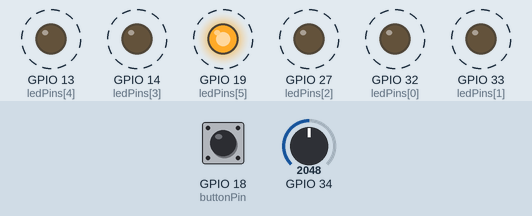
Bench run of a sketch on a simulated ESP32. On the bench: output pins drawn as LEDs (lit = HIGH). Dashed ring = blinking. Inputs (shaded band) come from the test bench; at power-on: GPIO 34 = 2048, GPIO 18 (buttonPin) HIGH.

Above: at 1.2 s.
1.3 s: GPIO 34 set to 1228
At 1.57 s:
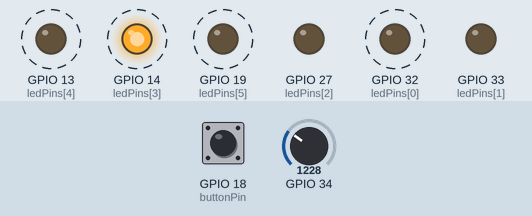
4.3 s: GPIO 18 (buttonPin) pulled LOW for 3.2 s
10.5 s: GPIO 34 set to 4095
At 10.57 s:
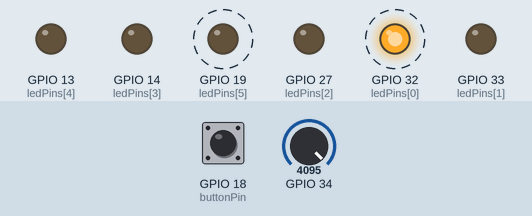
13.5 s: GPIO 34 set to 3603
At 14.02 s:
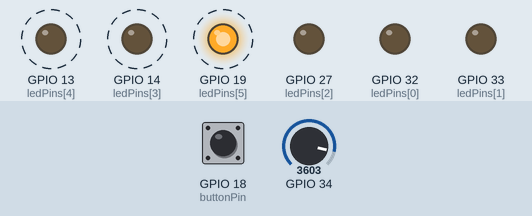
16.5 s: GPIO 34 set to 2866
Timing chart, 0 to 20.5 s (numbered marks = the images above; inputs shaded):
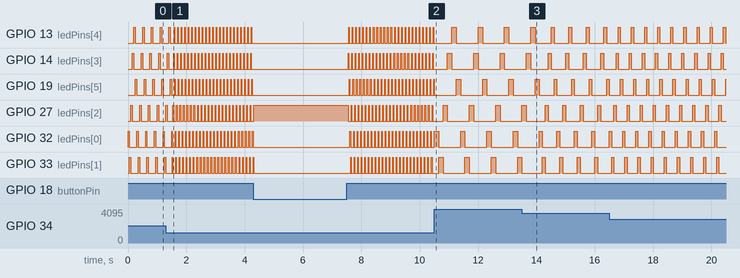

Measured:
- after the input at 1.3 s, GPIO 13 (ledPins[4]): alternates HIGH for 0.02 s and LOW for 0.10 s, starting after 0.28 s; GPIO 14 (ledPins[3]): alternates HIGH for 0.02 s and LOW for 0.10 s, starting after 0.26 s
- after the input at 10.5 s, GPIO 13 (ledPins[4]): alternates HIGH for 0.15 s and LOW for 0.75 s, starting after 0.60 s; GPIO 14 (ledPins[3]): alternates HIGH for 0.15 s and LOW for 0.75 s, starting after 0.45 s
- after the input at 13.5 s, GPIO 13 (ledPins[4]): alternates HIGH for 0.10 s and LOW for 0.50 s, starting after 1.0 s; GPIO 14 (ledPins[3]): alternates HIGH for 0.10 s and LOW for 0.50 s, starting after 0.90 s
- by itself, GPIO 13 (ledPins[4]), GPIO 14 (ledPins[3]), GPIO 19 (ledPins[5]), GPIO 32 (ledPins[0]): alternates HIGH for 0.05 s and LOW for 0.25 s
- by itself, GPIO 27 (ledPins[2]): repeats every 0.12 s: LOW 0.10 s, HIGH 0.02 s
- by itself, GPIO 33 (ledPins[1]): repeats every 0.12 s: HIGH 0.02 s, LOW 0.10 s

The sketch:

01-catch-the-red-game.ino
```cpp
int ledPins[] = {32, 33, 27, 14, 13, 19};
int numLEDs = 6;
int buttonPin = 18;
int delayMode[]={10,20,30,50,75,100,150};
int score = 0;

void setup() {
  for (int i = 0; i < numLEDs; i++) {
    pinMode(ledPins[i], OUTPUT);
  }
  pinMode(buttonPin, INPUT_PULLUP);
  Serial.begin(115600);
}

void loop() {
  int potValue = analogRead(34);
  int mode = map(potValue, 0, 4095, 0, 6);

  for (int i = 0; i < numLEDs; i++) {
    digitalWrite(ledPins[i], HIGH);

    if (digitalRead(buttonPin) == LOW) {
      if (i == 3) {
        score++;
        Serial.print("Score:");
        Serial.println(score);
      }
      while (digitalRead(buttonPin) == LOW) {}
      delay(30);
    }

    delay(delayMode[mode]);
    digitalWrite(ledPins[i], LOW);
  }
}
```
